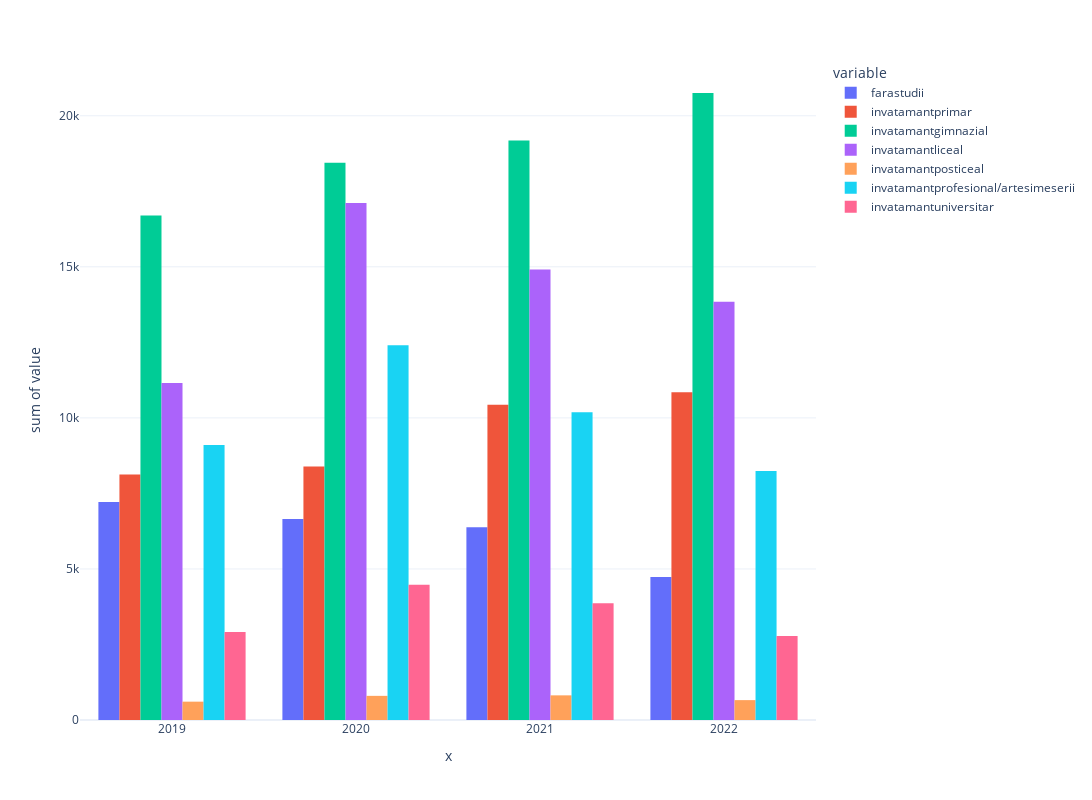

Source (notebook cell):
### Code cell
import plotly.express as px
fig = px.histogram(alba_data[(alba_data['year']>2018) & (alba_data['year']<2023)], x=alba_data[(alba_data['year']>2018) & (alba_data['year']<2023)]['year'], y=['farastudii', 'invatamantprimar',
       'invatamantgimnazial', 'invatamantliceal', 'invatamantposticeal',
       'invatamantprofesional/artesimeserii', 'invatamantuniversitar'], barmode='group',width=2000, 
             height=800,template='plotly_white')
fig.show()

### Figure 1 — Plotly figure (JSON) as saved in the notebook; plotly's stock layout.template omitted (floating-point values rounded to 4 significant figures)
{"data": [{"alignmentgroup": "True", "bingroup": "x", "histfunc": "sum", "hovertemplate": "variable=farastudii<br>x=%{x}<br>sum of value=%{y}<extra></extra>", "legendgroup": "farastudii", "marker": {"color": "#636efa", "pattern": {"shape": ""}}, "name": "farastudii", "offsetgroup": "farastudii", "orientation": "v", "showlegend": true, "type": "histogram", "x": [2019, 2019, 2019, 2019, 2019, 2019, 2019, 2019, 2019, 2019, 2019, 2020, 2020, 2020, 2020, 2020, 2020, 2020, 2020, 2020, 2020, 2020, 2020, 2021, 2021, 2021, 2021, 2021, 2021, 2021, 2021, 2021, 2021, 2021, 2021, 2022, 2022, 2022, 2022, 2022, 2022, 2022, 2022, 2022, 2022, 2022, 2022], "xaxis": "x", "y": [689, 677, 715, 664, 658, 649, 632, 594, 638, 650, 653, 655, 645, 596, 186, 186, 484, 455, 430, 695, 704, 796, 822, 795, 699, 653, 609, 563, 532, 460, 437, 420, 433, 389, 392, 436, 429, 419, 391, 382, 381, 345, 365, 377, 398, 404, 408], "yaxis": "y"}, {"alignmentgroup": "True", "bingroup": "x", "histfunc": "sum", "hovertemplate": "variable=invatamantprimar<br>x=%{x}<br>sum of value=%{y}<extra></extra>", "legendgroup": "invatamantprimar", "marker": {"color": "#EF553B", "pattern": {"shape": ""}}, "name": "invatamantprimar", "offsetgroup": "invatamantprimar", "orientation": "v", "showlegend": true, "type": "histogram", "x": [2019, 2019, 2019, 2019, 2019, 2019, 2019, 2019, 2019, 2019, 2019, 2020, 2020, 2020, 2020, 2020, 2020, 2020, 2020, 2020, 2020, 2020, 2020, 2021, 2021, 2021, 2021, 2021, 2021, 2021, 2021, 2021, 2021, 2021, 2021, 2022, 2022, 2022, 2022, 2022, 2022, 2022, 2022, 2022, 2022, 2022, 2022], "xaxis": "x", "y": [747, 848, 765, 730, 732, 693, 676, 688, 725, 761, 761, 796, 791, 671, 863, 863, 582, 514, 479, 696, 678, 735, 723, 896, 1127, 1057, 1002, 945, 903, 793, 729, 736, 661, 772, 817, 965, 978, 933, 873, 852, 858, 772, 793, 880, 979, 996, 968], "yaxis": "y"}, {"alignmentgroup": "True", "bingroup": "x", "histfunc": "sum", "hovertemplate": "variable=invatamantgimnazial<br>x=%{x}<br>sum of value=%{y}<extra></extra>", "legendgroup": "invatamantgimnazial", "marker": {"color": "#00cc96", "pattern": {"shape": ""}}, "name": "invatamantgimnazial", "offsetgroup": "invatamantgimnazial", "orientation": "v", "showlegend": true, "type": "histogram", "x": [2019, 2019, 2019, 2019, 2019, 2019, 2019, 2019, 2019, 2019, 2019, 2020, 2020, 2020, 2020, 2020, 2020, 2020, 2020, 2020, 2020, 2020, 2020, 2021, 2021, 2021, 2021, 2021, 2021, 2021, 2021, 2021, 2021, 2021, 2021, 2022, 2022, 2022, 2022, 2022, 2022, 2022, 2022, 2022, 2022, 2022, 2022], "xaxis": "x", "y": [1592, 1605, 1658, 1535, 1499, 1496, 1461, 1462, 1467, 1456, 1471, 1577, 1630, 1544, 1415, 1415, 1546, 1480, 1442, 1644, 1605, 1585, 1558, 1733, 1779, 1656, 1599, 1543, 1541, 1497, 1451, 1516, 1549, 1606, 1713, 1819, 1844, 1786, 1735, 1684, 1644, 1565, 1566, 1631, 1739, 1814, 1926], "yaxis": "y"}, {"alignmentgroup": "True", "bingroup": "x", "histfunc": "sum", "hovertemplate": "variable=invatamantliceal<br>x=%{x}<br>sum of value=%{y}<extra></extra>", "legendgroup": "invatamantliceal", "marker": {"color": "#ab63fa", "pattern": {"shape": ""}}, "name": "invatamantliceal", "offsetgroup": "invatamantliceal", "orientation": "v", "showlegend": true, "type": "histogram", "x": [2019, 2019, 2019, 2019, 2019, 2019, 2019, 2019, 2019, 2019, 2019, 2020, 2020, 2020, 2020, 2020, 2020, 2020, 2020, 2020, 2020, 2020, 2020, 2021, 2021, 2021, 2021, 2021, 2021, 2021, 2021, 2021, 2021, 2021, 2021, 2022, 2022, 2022, 2022, 2022, 2022, 2022, 2022, 2022, 2022, 2022, 2022], "xaxis": "x", "y": [1171, 1255, 970, 885, 807, 799, 953, 1010, 1050, 1126, 1128, 1082, 1073, 1099, 1137, 1137, 1388, 1673, 1707, 1762, 1743, 1693, 1620, 1574, 1574, 1464, 1354, 1211, 1158, 1151, 1137, 1126, 1017, 1067, 1081, 1154, 1099, 1072, 1060, 1006, 1027, 1052, 1128, 1211, 1295, 1361, 1375], "yaxis": "y"}, {"alignmentgroup": "True", "bingroup": "x", "histfunc": "sum", "hovertemplate": "variable=invatamantposticeal<br>x=%{x}<br>sum of value=%{y}<extra></extra>", "legendgroup": "invatamantposticeal", "marker": {"color": "#FFA15A", "pattern": {"shape": ""}}, "name": "invatamantposticeal", "offsetgroup": "invatamantposticeal", "orientation": "v", "showlegend": true, "type": "histogram", "x": [2019, 2019, 2019, 2019, 2019, 2019, 2019, 2019, 2019, 2019, 2019, 2020, 2020, 2020, 2020, 2020, 2020, 2020, 2020, 2020, 2020, 2020, 2020, 2021, 2021, 2021, 2021, 2021, 2021, 2021, 2021, 2021, 2021, 2021, 2021, 2022, 2022, 2022, 2022, 2022, 2022, 2022, 2022, 2022, 2022, 2022, 2022], "xaxis": "x", "y": [58, 124, 53, 39, 39, 37, 37, 48, 58, 55, 59, 60, 66, 53, 87, 87, 53, 63, 62, 66, 67, 68, 67, 113, 107, 91, 79, 72, 63, 49, 52, 51, 39, 47, 53, 48, 46, 44, 47, 51, 55, 56, 55, 63, 63, 63, 67], "yaxis": "y"}, {"alignmentgroup": "True", "bingroup": "x", "histfunc": "sum", "hovertemplate": "variable=invatamantprofesional/artesimeserii<br>x=%{x}<br>sum of value=%{y}<extra></extra>", "legendgroup": "invatamantprofesional/artesimeserii", "marker": {"color": "#19d3f3", "pattern": {"shape": ""}}, "name": "invatamantprofesional/artesimeserii", "offsetgroup": "invatamantprofesional/artesimeserii", "orientation": "v", "showlegend": true, "type": "histogram", "x": [2019, 2019, 2019, 2019, 2019, 2019, 2019, 2019, 2019, 2019, 2019, 2020, 2020, 2020, 2020, 2020, 2020, 2020, 2020, 2020, 2020, 2020, 2020, 2021, 2021, 2021, 2021, 2021, 2021, 2021, 2021, 2021, 2021, 2021, 2021, 2022, 2022, 2022, 2022, 2022, 2022, 2022, 2022, 2022, 2022, 2022, 2022], "xaxis": "x", "y": [927, 889, 882, 790, 767, 776, 749, 799, 834, 841, 848, 892, 964, 918, 962, 962, 1030, 1087, 1071, 1155, 1131, 1105, 1130, 1194, 1172, 1036, 960, 874, 808, 739, 675, 677, 647, 666, 738, 754, 734, 699, 678, 635, 625, 597, 640, 671, 706, 731, 773], "yaxis": "y"}, {"alignmentgroup": "True", "bingroup": "x", "histfunc": "sum", "hovertemplate": "variable=invatamantuniversitar<br>x=%{x}<br>sum of value=%{y}<extra></extra>", "legendgroup": "invatamantuniversitar", "marker": {"color": "#FF6692", "pattern": {"shape": ""}}, "name": "invatamantuniversitar", "offsetgroup": "invatamantuniversitar", "orientation": "v", "showlegend": true, "type": "histogram", "x": [2019, 2019, 2019, 2019, 2019, 2019, 2019, 2019, 2019, 2019, 2019, 2020, 2020, 2020, 2020, 2020, 2020, 2020, 2020, 2020, 2020, 2020, 2020, 2021, 2021, 2021, 2021, 2021, 2021, 2021, 2021, 2021, 2021, 2021, 2021, 2022, 2022, 2022, 2022, 2022, 2022, 2022, 2022, 2022, 2022, 2022, 2022], "xaxis": "x", "y": [302, 275, 251, 234, 219, 221, 238, 274, 292, 305, 298, 294, 313, 309, 318, 318, 349, 400, 399, 435, 463, 447, 430, 431, 423, 375, 359, 335, 310, 295, 307, 289, 255, 240, 246, 253, 249, 217, 204, 204, 193, 194, 210, 227, 263, 287, 280], "yaxis": "y"}], "layout": {"barmode": "group", "height": 800, "legend": {"title": {"text": "variable"}, "tracegroupgap": 0}, "margin": {"t": 60}, "width": 2000, "xaxis": {"anchor": "y", "domain": [0, 1], "title": {"text": "x"}}, "yaxis": {"anchor": "x", "domain": [0, 1], "title": {"text": "sum of value"}}}}
